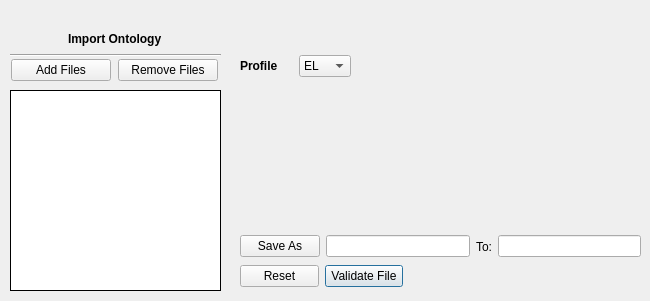
      <widget class="QWidget" name="validate">
       <attribute name="title">
        <string>Validate</string>
       </attribute>
       <widget class="QWidget" name="layoutWidget_32">
        <property name="geometry">
         <rect>
          <x>10</x>
          <y>50</y>
          <width>211</width>
          <height>41</height>
         </rect>
        </property>
        <layout class="QHBoxLayout" name="horizontalLayout_49">
         <item>
          <widget class="QPushButton" name="validateAddFile">
           <property name="sizePolicy">
            <sizepolicy hsizetype="Ignored" vsizetype="Fixed">
             <horstretch>0</horstretch>
             <verstretch>0</verstretch>
            </sizepolicy>
           </property>
           <property name="minimumSize">
            <size>
             <width>100</width>
             <height>0</height>
            </size>
           </property>
           <property name="maximumSize">
            <size>
             <width>100</width>
             <height>16777215</height>
            </size>
           </property>
           <property name="focusPolicy">
            <enum>Qt::NoFocus</enum>
           </property>
           <property name="contextMenuPolicy">
            <enum>Qt::DefaultContextMenu</enum>
           </property>
           <property name="text">
            <string>Add Files</string>
           </property>
           <property name="default">
            <bool>false</bool>
           </property>
           <property name="flat">
            <bool>false</bool>
           </property>
          </widget>
         </item>
         <item>
          <widget class="QPushButton" name="validateRemoveFile">
           <property name="sizePolicy">
            <sizepolicy hsizetype="Ignored" vsizetype="Fixed">
             <horstretch>0</horstretch>
             <verstretch>0</verstretch>
            </sizepolicy>
           </property>
           <property name="minimumSize">
            <size>
             <width>100</width>
             <height>0</height>
            </size>
           </property>
           <property name="maximumSize">
            <size>
             <width>100</width>
             <height>16777215</height>
            </size>
           </property>
           <property name="focusPolicy">
            <enum>Qt::NoFocus</enum>
           </property>
           <property name="text">
            <string>Remove Files</string>
           </property>
          </widget>
         </item>
        </layout>
       </widget>
       <widget class="QWidget" name="layoutWidget_34">
        <property name="geometry">
         <rect>
          <x>240</x>
          <y>260</y>
          <width>163</width>
          <height>32</height>
         </rect>
        </property>
        <layout class="QHBoxLayout" name="horizontalLayout_50">
         <item>
          <widget class="QPushButton" name="validateReset">
           <property name="sizePolicy">
            <sizepolicy hsizetype="Expanding" vsizetype="Fixed">
             <horstretch>0</horstretch>
             <verstretch>0</verstretch>
            </sizepolicy>
           </property>
           <property name="maximumSize">
            <size>
             <width>150</width>
             <height>16777215</height>
            </size>
           </property>
           <property name="focusPolicy">
            <enum>Qt::NoFocus</enum>
           </property>
           <property name="text">
            <string>Reset</string>
           </property>
          </widget>
         </item>
         <item>
          <widget class="QPushButton" name="validateButton">
           <property name="sizePolicy">
            <sizepolicy hsizetype="Expanding" vsizetype="Fixed">
             <horstretch>0</horstretch>
             <verstretch>0</verstretch>
            </sizepolicy>
           </property>
           <property name="minimumSize">
            <size>
             <width>0</width>
             <height>0</height>
            </size>
           </property>
           <property name="maximumSize">
            <size>
             <width>150</width>
             <height>16777215</height>
            </size>
           </property>
           <property name="focusPolicy">
            <enum>Qt::NoFocus</enum>
           </property>
           <property name="autoFillBackground">
            <bool>false</bool>
           </property>
           <property name="text">
            <string>Validate File</string>
           </property>
           <property name="autoDefault">
            <bool>false</bool>
           </property>
           <property name="default">
            <bool>true</bool>
           </property>
           <property name="flat">
            <bool>false</bool>
           </property>
          </widget>
         </item>
        </layout>
       </widget>
       <widget class="QListWidget" name="validateFileNames">
        <property name="geometry">
         <rect>
          <x>10</x>
          <y>90</y>
          <width>211</width>
          <height>201</height>
         </rect>
        </property>
        <property name="focusPolicy">
         <enum>Qt::ClickFocus</enum>
        </property>
        <property name="frameShape">
         <enum>QFrame::Box</enum>
        </property>
        <property name="frameShadow">
         <enum>QFrame::Plain</enum>
        </property>
       </widget>
       <widget class="QWidget" name="layoutWidget_35">
        <property name="geometry">
         <rect>
          <x>240</x>
          <y>230</y>
          <width>401</width>
          <height>33</height>
         </rect>
        </property>
        <layout class="QHBoxLayout" name="horizontalLayout_51">
         <item>
          <widget class="QPushButton" name="validateSaveAs">
           <property name="focusPolicy">
            <enum>Qt::NoFocus</enum>
           </property>
           <property name="text">
            <string>Save As</string>
           </property>
          </widget>
         </item>
         <item>
          <widget class="QLineEdit" name="validateNameSave">
           <property name="focusPolicy">
            <enum>Qt::NoFocus</enum>
           </property>
           <property name="text">
            <string/>
           </property>
           <property name="alignment">
            <set>Qt::AlignLeading|Qt::AlignLeft|Qt::AlignVCenter</set>
           </property>
           <property name="dragEnabled">
            <bool>false</bool>
           </property>
           <property name="placeholderText">
            <string/>
           </property>
           <property name="clearButtonEnabled">
            <bool>false</bool>
           </property>
          </widget>
         </item>
         <item>
          <widget class="QLabel" name="label_24">
           <property name="text">
            <string>To:</string>
           </property>
           <property name="alignment">
            <set>Qt::AlignCenter</set>
           </property>
          </widget>
         </item>
         <item>
          <widget class="QLineEdit" name="validateSavePath">
           <property name="focusPolicy">
            <enum>Qt::NoFocus</enum>
           </property>
          </widget>
         </item>
        </layout>
       </widget>
       <widget class="QWidget" name="layoutWidget_36">
        <property name="geometry">
         <rect>
          <x>240</x>
          <y>50</y>
          <width>111</width>
          <height>32</height>
         </rect>
        </property>
        <layout class="QHBoxLayout" name="horizontalLayout_52">
         <item>
          <widget class="QLabel" name="label_25">
           <property name="font">
            <font>
             <family>Arial</family>
             <pointsize>9</pointsize>
             <bold>true</bold>
            </font>
           </property>
           <property name="text">
            <string>Profile</string>
           </property>
          </widget>
         </item>
         <item>
          <widget class="QComboBox" name="validateProfile">
           <property name="focusPolicy">
            <enum>Qt::NoFocus</enum>
           </property>
           <item>
            <property name="text">
             <string>EL</string>
            </property>
           </item>
           <item>
            <property name="text">
             <string>RL</string>
            </property>
           </item>
           <item>
            <property name="text">
             <string>QL</string>
            </property>
           </item>
           <item>
            <property name="text">
             <string>DL</string>
            </property>
           </item>
           <item>
            <property name="text">
             <string>Full</string>
            </property>
           </item>
          </widget>
         </item>
        </layout>
       </widget>
       <widget class="QWidget" name="">
        <property name="geometry">
         <rect>
          <x>10</x>
          <y>30</y>
          <width>211</width>
          <height>27</height>
         </rect>
        </property>
        <layout class="QVBoxLayout" name="verticalLayout_9">
         <item alignment="Qt::AlignHCenter">
          <widget class="QLabel" name="label_79">
           <property name="font">
            <font>
             <family>Arial</family>
             <pointsize>9</pointsize>
             <bold>true</bold>
            </font>
           </property>
           <property name="text">
            <string>Import Ontology</string>
           </property>
          </widget>
         </item>
         <item>
          <widget class="Line" name="line_17">
           <property name="orientation">
            <enum>Qt::Horizontal</enum>
           </property>
          </widget>
         </item>
        </layout>
       </widget>
      </widget>
